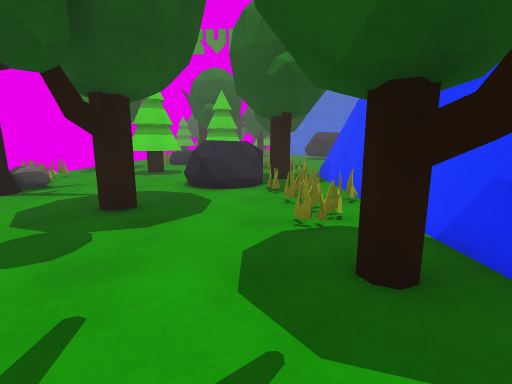
[1] (above)

16 first-person views from a walk through a scene from a Unity 3-D project. The camera is 1.4 m above the floor, tilts 10° down and sees 85° across. The floor is counted in squares, 1 m on a side. Each view is taken from the middle of a square. On the plan, view 1 faces up. The plan holds only what a view shows up to about 14 squares ahead; the rest is blank. The place goes on beyond the plan.

[2]
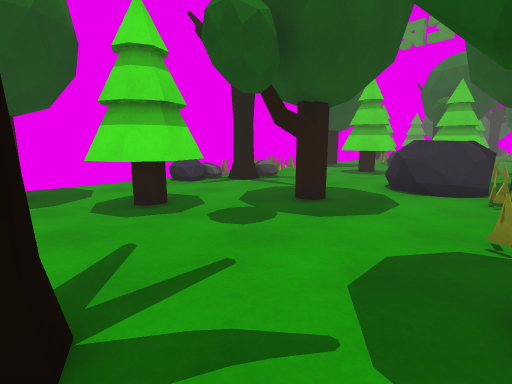

[3]
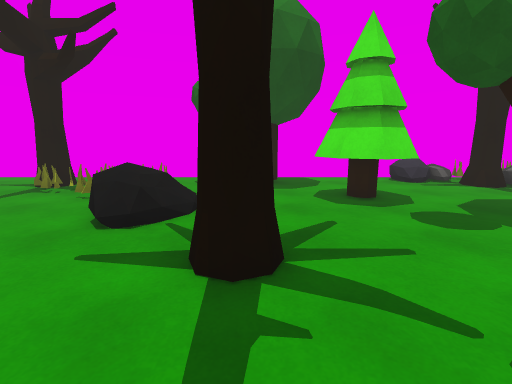

[4]
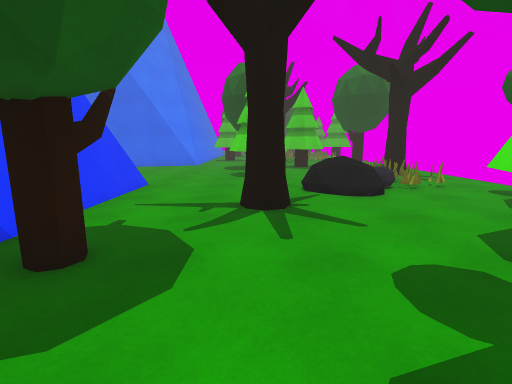

[5]
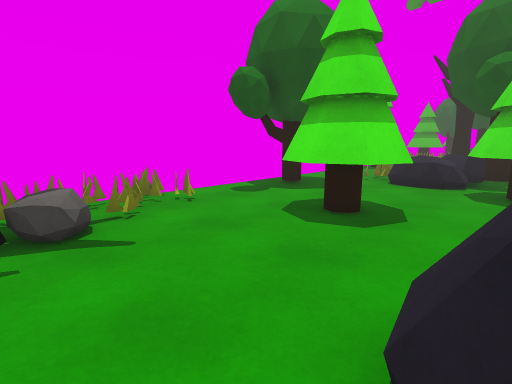

[6]
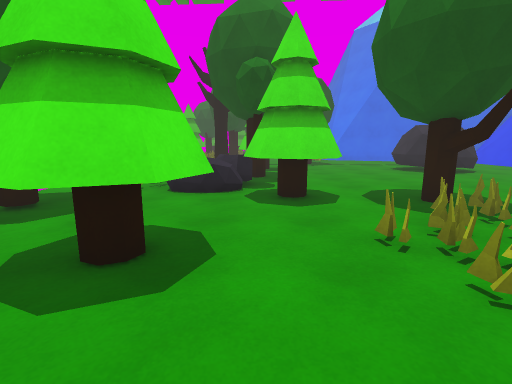

[7]
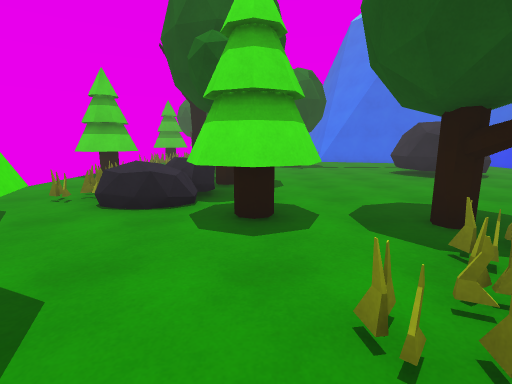

[8]
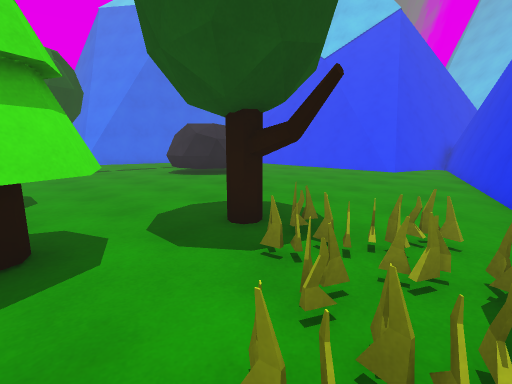

[9]
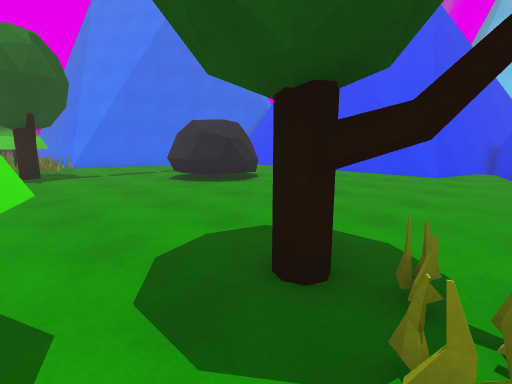

[10]
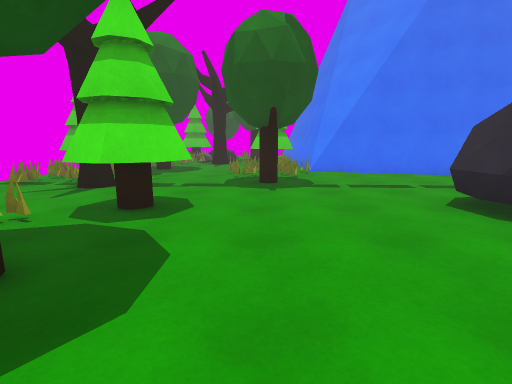

[11]
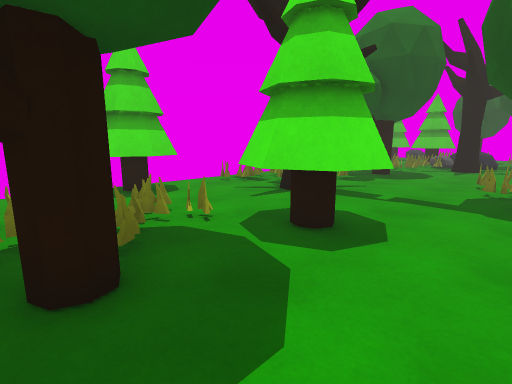

[12]
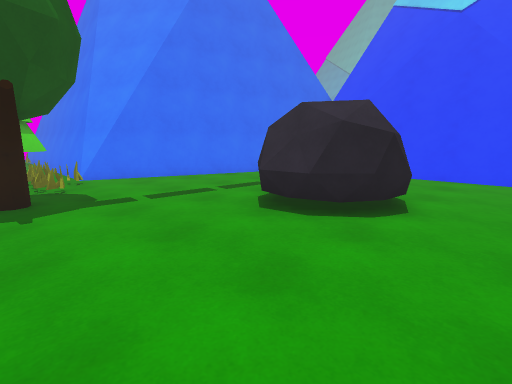

[13]
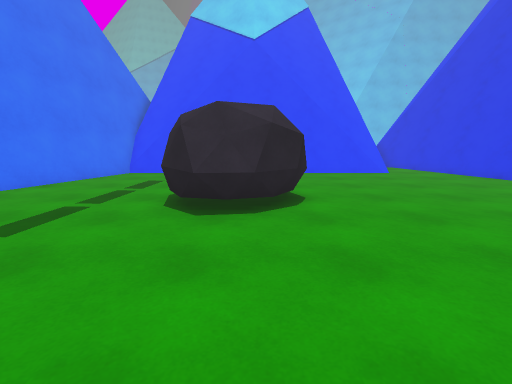

[14]
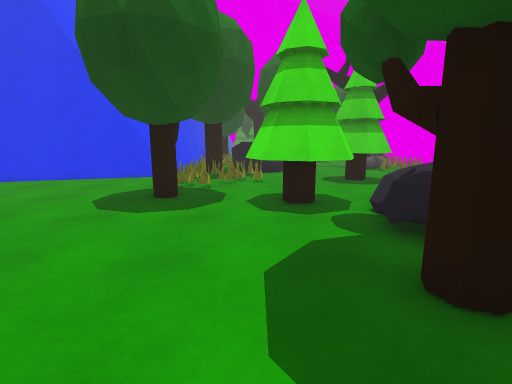

[15]
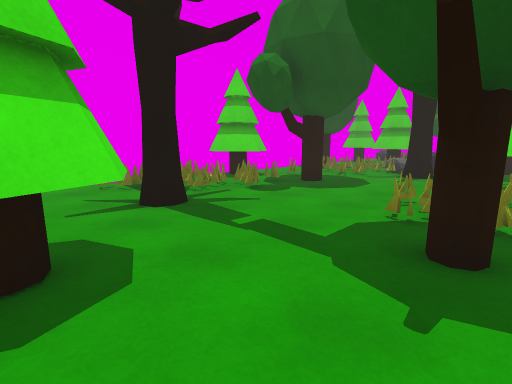

[16]
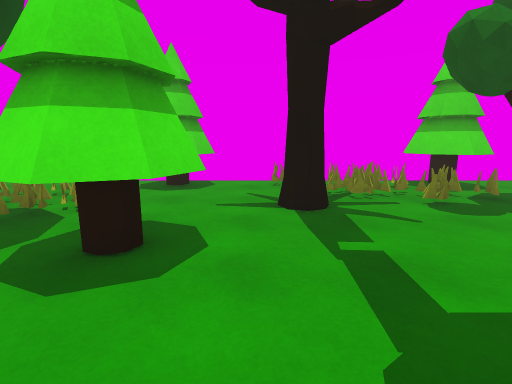

### Floor plan
Key: @ floor where view 1 was taken; # wall or solid block; x gap in a wall; . floor; = window, fence, low wall or low ledge; ^ raised ledge; T tree; O other object.
Columns run from 9 left of view 1 to 15 right of it. Each row starts with its distance up from view 1.
 34  O..#....  =##
 33 OOO=#.... ==####
 32 OO#=....====..#####
 31 =====...====.....#####
 30 .===....=...........=##
 29 .==......##..........=#
 28 .=.TT....##.......... #
 27 ...................
 26 .O....OO......##
 25  OO.. OOO.....#   .. =#
 24 OOO.=OOO......####...=#
 23 OO#==.........###....=#
 22 ..===.#..............=#
 21 ..===.#..............=#
 20 ..== ==..............=#
 19 ..== ==O.............=#
 18 ....==OOO............=###
 17 ......OOO.##...........=#
 16 .#.....O..##...........##
 15 .#..O.....#.........####
 14 ...OOO..====.....#####
 13 ...OOO..===#..####
 12 .=..OO..====####
 11 =......=^####
 10 =.=....# ^# #
  9  .x....##x==#
  8 =TT.....=.==#
  7  TT.......==#
  6 ==....#...=.#
  5 =.........=.#
  4 ... O.......#
  3 ... OO....###
  2 ... OO....###
  1 ............#
  0  #.....TT@..#
 -1  .......T...#
 -2 .....==....==
 -3 ..=====...=##
 -4 ..===... =#
 -5 ...=...
 -6 ..T=.== OO
 -7 .TT==#
 -8  .==#
 -9  =#

Positions as (right, up) in squares from view 1, and headings:
1: (0, 0), facing up
2: (1, 0), facing up-left
3: (2, 0), facing left
4: (-1, 6), facing down
5: (-2, 8), facing up-left
6: (-3, 10), facing up
7: (-2, 12), facing up
8: (-2, 13), facing up-right
9: (-1, 15), facing up-right
10: (0, 19), facing up
11: (0, 21), facing up-left
12: (0, 21), facing up-right
13: (-1, 24), facing right
14: (-1, 24), facing down
15: (1, 25), facing up-left
16: (1, 27), facing left
